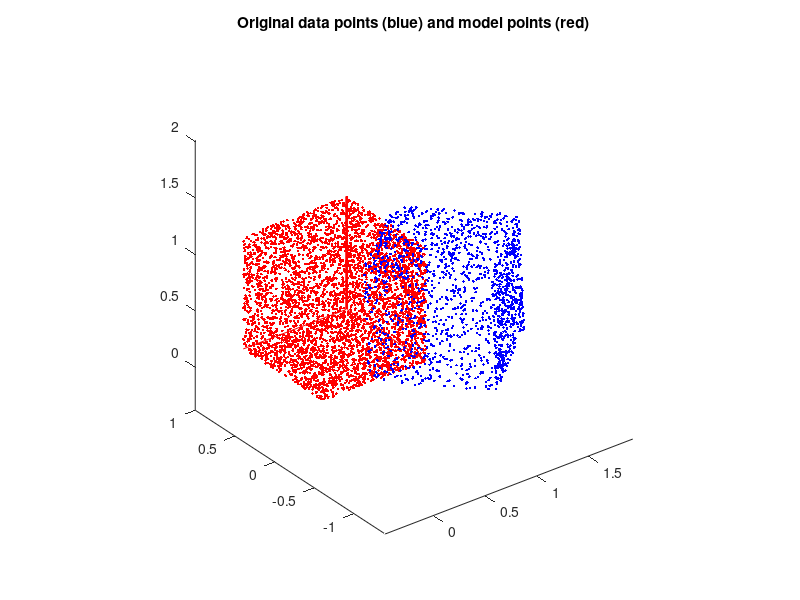

Write MATLAB code to recreate this figure. (Note: this script raises an error after producing the figure.)

% Generate model points

M=4500;

M1=round(M/3);
M2=M1;
M3=M-M1-M2;

model=zeros(3,M);
model(1:2,1:M1)=rand(2,M1);
model([1,3],(M1+1):(M1+M2))=rand(2,M2);
model(2,(M1+1):(M1+M2))=1;
model(2:3,(M1+M2+1):M)=rand(2,M3);
model(1,(M1+M2+1):M)=1;

% Generate data points

N=1500;

N1=round(N/3);
N2=N1;
N3=N-N1-N2;

data=zeros(3,N);
data(1:2,1:N1)=rand(2,N1);
data([1,3],(N1+1):(N1+N2))=rand(2,N2);
data(2,(N1+1):(N1+N2))=1;
data(2:3,(N1+N2+1):N)=rand(2,N3);
data(1,(N1+N2+1):N)=1;

% Transform data points to their start positions

v1=0.6*(2*rand-1); v2=0.6*(2*rand-1); v3=0.6*(2*rand-1);
R1=[1 0 0;0 cos(v1) -sin(v1);0 sin(v1) cos(v1)];
R2=[cos(v2) 0 sin(v2);0 1 0;-sin(v2) 0 cos(v2)];
R3=[cos(v3) -sin(v3) 0;sin(v3) cos(v3) 0;0 0 1];

R=R3*R2*R1;

data=R*data;
data(1,:)=data(1,:)+0.2*randn;
data(2,:)=data(2,:)+0.2*randn;
data(3,:)=data(3,:)+0.2*randn;

% A plot. Model points and data points in start positions

figure(1)
plot3(model(1,:),model(2,:),model(3,:),'r.',data(1,:),data(2,:),data(3,:),'b.'), hold on, axis equal
plot3([1 1 0],[0 1 1],[0 0 0],'r-',[1 1],[1 1],[0 1],'r-','LineWidth',2)
title('Original data points (blue) and model points (red)')

% Running the ICP-algorithm. Least squares criterion

[RotMat,TransVec,dataOut]=icp(model,data);

% Reference:
%
% Bergström, P. and Edlund, O. 2014, 'Robust registration of point sets using iteratively reweighted least squares'
% Computational Optimization and Applications, vol 58, no. 3, pp. 543-561, 10.1007/s10589-014-9643-2


% A plot. Model points and data points in transformed positions

figure(2)
plot3(model(1,:),model(2,:),model(3,:),'r.',dataOut(1,:),dataOut(2,:),dataOut(3,:),'g.'), hold on, axis equal
plot3([1 1 0],[0 1 1],[0 0 0],'r-',[1 1],[1 1],[0 1],'r-','LineWidth',2)
title('Transformed data points (green) and model points (red)')

